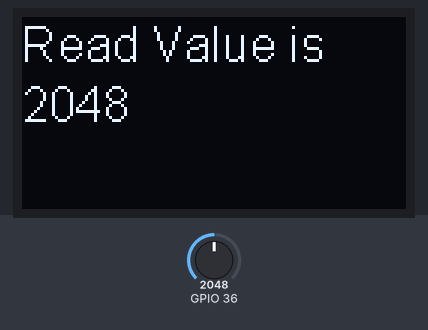
A sketch run on a simulated ESP32. Parts: 128×64 one-colour display. Inputs (shaded band) come from the test bench; at power-on: GPIO 36 = 2048. What the sketch prints to the serial monitor is not drawn.

Above: at 1.2 s.
1.3 s: GPIO 36 set to 2866
At 2.0 s:
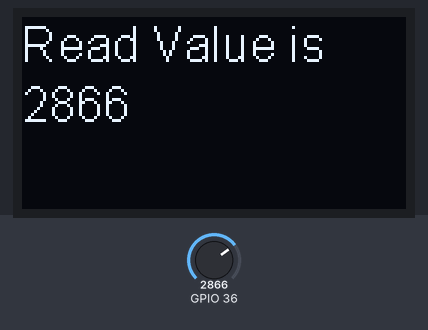
2.8 s: GPIO 36 set to 3603
At 4.0 s:
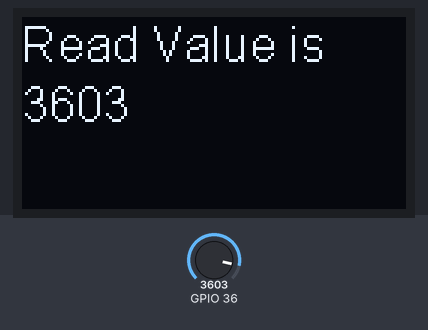
4.3 s: GPIO 36 set to 4095
At 5.3 s:
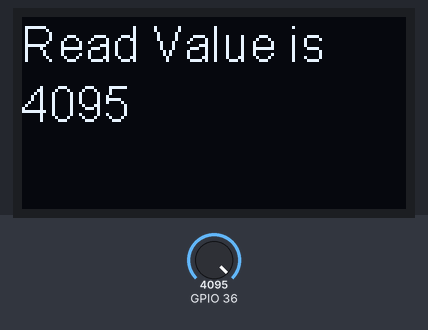
Timing chart, 0 to 7.3 s (numbered marks = the images above; inputs shaded):
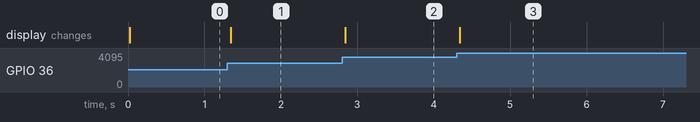

Measured:
- after the input at 1.3 s, the display: changes at once (image 1)
- after the input at 2.8 s, the display: changes at once (image 2)
- after the input at 4.3 s, the display: changes at once (image 3)

The sketch:

wk03.ino
```cpp
#include <Wire.h>  // Only needed for Arduino 1.6.5 and earlier
#include "SSD1306Wire.h" // legacy include: `#include "SSD1306.h"`
int freq = 5000;
int ledchannel = 0;
int resolution = 8;
SSD1306Wire  display(0x3c, 21, 22);

void setup() {
  Serial.begin(115200);
  pinMode(36,INPUT);
  display.init();
  display.flipScreenVertically();
  display.setFont(ArialMT_Plain_10);
}

void loop() {
  // put your main code here, to run repeatedly:
int read=analogRead(36);
Serial.println(read);
    delay(10);
    display.clear();
    display.setTextAlignment(TEXT_ALIGN_LEFT);
    display.setFont(ArialMT_Plain_16);
    display.drawString(0, 0, "Read Value is");
    display.drawString(0,20, String(read));
    display.display();
}
```
